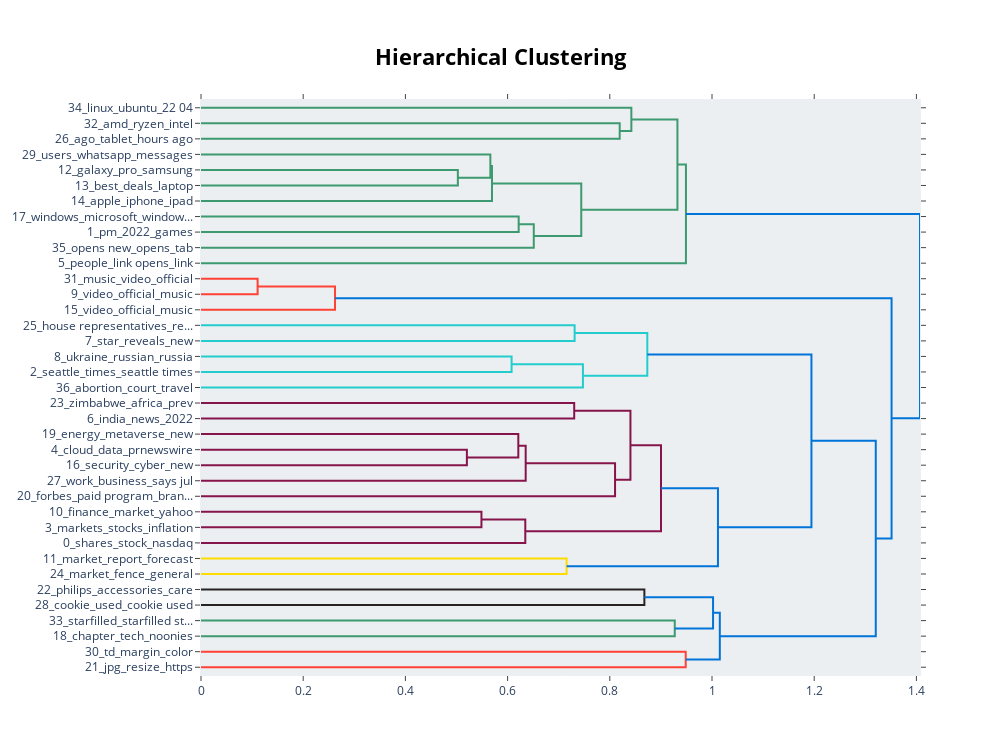

The cell this chart's notebook holds for it:
### Code cell
topic_model.visualize_hierarchy()

### Figure 1 — Plotly figure (JSON) as saved in the notebook; plotly's stock layout.template omitted (floating-point values rounded to 4 significant figures)
{"data": [{"hoverinfo": "text", "marker": {"color": "rgb(61,153,112)"}, "mode": "lines", "type": "scatter", "x": [0.0, 0.8194, 0.8194, 0.0], "xaxis": "x", "y": [-15.0, -15.0, -25.0, -25.0], "yaxis": "y"}, {"hoverinfo": "text", "marker": {"color": "rgb(61,153,112)"}, "mode": "lines", "type": "scatter", "x": [0.0, 0.8422, 0.8422, 0.8194], "xaxis": "x", "y": [-5.0, -5.0, -20.0, -20.0], "yaxis": "y"}, {"hoverinfo": "text", "marker": {"color": "rgb(61,153,112)"}, "mode": "lines", "type": "scatter", "x": [0.0, 0.5026, 0.5026, 0.0], "xaxis": "x", "y": [-45.0, -45.0, -55.0, -55.0], "yaxis": "y"}, {"hoverinfo": "text", "marker": {"color": "rgb(61,153,112)"}, "mode": "lines", "type": "scatter", "x": [0.0, 0.5663, 0.5663, 0.5026], "xaxis": "x", "y": [-35.0, -35.0, -50.0, -50.0], "yaxis": "y"}, {"hoverinfo": "text", "marker": {"color": "rgb(61,153,112)"}, "mode": "lines", "type": "scatter", "x": [0.5663, 0.5694, 0.5694, 0.0], "xaxis": "x", "y": [-42.5, -42.5, -65.0, -65.0], "yaxis": "y"}, {"hoverinfo": "text", "marker": {"color": "rgb(61,153,112)"}, "mode": "lines", "type": "scatter", "x": [0.0, 0.6217, 0.6217, 0.0], "xaxis": "x", "y": [-75.0, -75.0, -85.0, -85.0], "yaxis": "y"}, {"hoverinfo": "text", "marker": {"color": "rgb(61,153,112)"}, "mode": "lines", "type": "scatter", "x": [0.6217, 0.6512, 0.6512, 0.0], "xaxis": "x", "y": [-80.0, -80.0, -95.0, -95.0], "yaxis": "y"}, {"hoverinfo": "text", "marker": {"color": "rgb(61,153,112)"}, "mode": "lines", "type": "scatter", "x": [0.5694, 0.7441, 0.7441, 0.6512], "xaxis": "x", "y": [-53.75, -53.75, -87.5, -87.5], "yaxis": "y"}, {"hoverinfo": "text", "marker": {"color": "rgb(61,153,112)"}, "mode": "lines", "type": "scatter", "x": [0.8422, 0.9323, 0.9323, 0.7441], "xaxis": "x", "y": [-12.5, -12.5, -70.62, -70.62], "yaxis": "y"}, {"hoverinfo": "text", "marker": {"color": "rgb(61,153,112)"}, "mode": "lines", "type": "scatter", "x": [0.9323, 0.949, 0.949, 0.0], "xaxis": "x", "y": [-41.56, -41.56, -105.0, -105.0], "yaxis": "y"}, {"hoverinfo": "text", "marker": {"color": "rgb(255,65,54)"}, "mode": "lines", "type": "scatter", "x": [0.0, 0.1108, 0.1108, 0.0], "xaxis": "x", "y": [-115.0, -115.0, -125.0, -125.0], "yaxis": "y"}, {"hoverinfo": "text", "marker": {"color": "rgb(255,65,54)"}, "mode": "lines", "type": "scatter", "x": [0.1108, 0.2622, 0.2622, 0.0], "xaxis": "x", "y": [-120.0, -120.0, -135.0, -135.0], "yaxis": "y"}, {"hoverinfo": "text", "marker": {"color": "rgb(35,205,205)"}, "mode": "lines", "type": "scatter", "x": [0.0, 0.7311, 0.7311, 0.0], "xaxis": "x", "y": [-145.0, -145.0, -155.0, -155.0], "yaxis": "y"}, {"hoverinfo": "text", "marker": {"color": "rgb(35,205,205)"}, "mode": "lines", "type": "scatter", "x": [0.0, 0.6078, 0.6078, 0.0], "xaxis": "x", "y": [-165.0, -165.0, -175.0, -175.0], "yaxis": "y"}, {"hoverinfo": "text", "marker": {"color": "rgb(35,205,205)"}, "mode": "lines", "type": "scatter", "x": [0.6078, 0.7474, 0.7474, 0.0], "xaxis": "x", "y": [-170.0, -170.0, -185.0, -185.0], "yaxis": "y"}, {"hoverinfo": "text", "marker": {"color": "rgb(35,205,205)"}, "mode": "lines", "type": "scatter", "x": [0.7311, 0.8734, 0.8734, 0.7474], "xaxis": "x", "y": [-150.0, -150.0, -177.5, -177.5], "yaxis": "y"}, {"hoverinfo": "text", "marker": {"color": "rgb(133,20,75)"}, "mode": "lines", "type": "scatter", "x": [0.0, 0.7303, 0.7303, 0.0], "xaxis": "x", "y": [-195.0, -195.0, -205.0, -205.0], "yaxis": "y"}, {"hoverinfo": "text", "marker": {"color": "rgb(133,20,75)"}, "mode": "lines", "type": "scatter", "x": [0.0, 0.5203, 0.5203, 0.0], "xaxis": "x", "y": [-225.0, -225.0, -235.0, -235.0], "yaxis": "y"}, {"hoverinfo": "text", "marker": {"color": "rgb(133,20,75)"}, "mode": "lines", "type": "scatter", "x": [0.0, 0.621, 0.621, 0.5203], "xaxis": "x", "y": [-215.0, -215.0, -230.0, -230.0], "yaxis": "y"}, {"hoverinfo": "text", "marker": {"color": "rgb(133,20,75)"}, "mode": "lines", "type": "scatter", "x": [0.621, 0.6354, 0.6354, 0.0], "xaxis": "x", "y": [-222.5, -222.5, -245.0, -245.0], "yaxis": "y"}, {"hoverinfo": "text", "marker": {"color": "rgb(133,20,75)"}, "mode": "lines", "type": "scatter", "x": [0.6354, 0.8103, 0.8103, 0.0], "xaxis": "x", "y": [-233.8, -233.8, -255.0, -255.0], "yaxis": "y"}, {"hoverinfo": "text", "marker": {"color": "rgb(133,20,75)"}, "mode": "lines", "type": "scatter", "x": [0.7303, 0.8404, 0.8404, 0.8103], "xaxis": "x", "y": [-200.0, -200.0, -244.4, -244.4], "yaxis": "y"}, {"hoverinfo": "text", "marker": {"color": "rgb(133,20,75)"}, "mode": "lines", "type": "scatter", "x": [0.0, 0.5488, 0.5488, 0.0], "xaxis": "x", "y": [-265.0, -265.0, -275.0, -275.0], "yaxis": "y"}, {"hoverinfo": "text", "marker": {"color": "rgb(133,20,75)"}, "mode": "lines", "type": "scatter", "x": [0.5488, 0.6346, 0.6346, 0.0], "xaxis": "x", "y": [-270.0, -270.0, -285.0, -285.0], "yaxis": "y"}, {"hoverinfo": "text", "marker": {"color": "rgb(133,20,75)"}, "mode": "lines", "type": "scatter", "x": [0.8404, 0.9002, 0.9002, 0.6346], "xaxis": "x", "y": [-222.2, -222.2, -277.5, -277.5], "yaxis": "y"}, {"hoverinfo": "text", "marker": {"color": "rgb(255,220,0)"}, "mode": "lines", "type": "scatter", "x": [0.0, 0.7155, 0.7155, 0.0], "xaxis": "x", "y": [-295.0, -295.0, -305.0, -305.0], "yaxis": "y"}, {"hoverinfo": "text", "marker": {"color": "rgb(0,116,217)"}, "mode": "lines", "type": "scatter", "x": [0.9002, 1.012, 1.012, 0.7155], "xaxis": "x", "y": [-249.8, -249.8, -300.0, -300.0], "yaxis": "y"}, {"hoverinfo": "text", "marker": {"color": "rgb(0,116,217)"}, "mode": "lines", "type": "scatter", "x": [0.8734, 1.195, 1.195, 1.012], "xaxis": "x", "y": [-163.8, -163.8, -274.9, -274.9], "yaxis": "y"}, {"hoverinfo": "text", "marker": {"color": "rgb(40,35,35)"}, "mode": "lines", "type": "scatter", "x": [0.0, 0.8677, 0.8677, 0.0], "xaxis": "x", "y": [-315.0, -315.0, -325.0, -325.0], "yaxis": "y"}, {"hoverinfo": "text", "marker": {"color": "rgb(61,153,112)"}, "mode": "lines", "type": "scatter", "x": [0.0, 0.9271, 0.9271, 0.0], "xaxis": "x", "y": [-335.0, -335.0, -345.0, -345.0], "yaxis": "y"}, {"hoverinfo": "text", "marker": {"color": "rgb(0,116,217)"}, "mode": "lines", "type": "scatter", "x": [0.8677, 1.002, 1.002, 0.9271], "xaxis": "x", "y": [-320.0, -320.0, -340.0, -340.0], "yaxis": "y"}, {"hoverinfo": "text", "marker": {"color": "rgb(255,65,54)"}, "mode": "lines", "type": "scatter", "x": [0.0, 0.9485, 0.9485, 0.0], "xaxis": "x", "y": [-355.0, -355.0, -365.0, -365.0], "yaxis": "y"}, {"hoverinfo": "text", "marker": {"color": "rgb(0,116,217)"}, "mode": "lines", "type": "scatter", "x": [1.002, 1.015, 1.015, 0.9485], "xaxis": "x", "y": [-330.0, -330.0, -360.0, -360.0], "yaxis": "y"}, {"hoverinfo": "text", "marker": {"color": "rgb(0,116,217)"}, "mode": "lines", "type": "scatter", "x": [1.195, 1.32, 1.32, 1.015], "xaxis": "x", "y": [-219.3, -219.3, -345.0, -345.0], "yaxis": "y"}, {"hoverinfo": "text", "marker": {"color": "rgb(0,116,217)"}, "mode": "lines", "type": "scatter", "x": [0.2622, 1.351, 1.351, 1.32], "xaxis": "x", "y": [-127.5, -127.5, -282.2, -282.2], "yaxis": "y"}, {"hoverinfo": "text", "marker": {"color": "rgb(0,116,217)"}, "mode": "lines", "type": "scatter", "x": [0.949, 1.407, 1.407, 1.351], "xaxis": "x", "y": [-73.28, -73.28, -204.8, -204.8], "yaxis": "y"}], "layout": {"autosize": false, "height": 755, "hoverlabel": {"bgcolor": "white", "font": {"family": "Rockwell", "size": 16}}, "hovermode": "closest", "plot_bgcolor": "#ECEFF1", "showlegend": false, "title": {"font": {"color": "Black", "size": 22}, "text": "<b>Hierarchical Clustering</b>", "x": 0.5, "xanchor": "center", "yanchor": "top"}, "width": 1000, "xaxis": {"mirror": "allticks", "rangemode": "tozero", "showgrid": false, "showline": true, "showticklabels": true, "ticks": "outside", "type": "linear", "zeroline": false}, "yaxis": {"mirror": "allticks", "range": [-370, 0], "rangemode": "tozero", "showgrid": false, "showline": true, "showticklabels": true, "tickmode": "array", "ticks": "outside", "ticktext": ["34_linux_ubuntu_22 04", "32_amd_ryzen_intel", "26_ago_tablet_hours ago", "29_users_whatsapp_messages", "12_galaxy_pro_samsung", "13_best_deals_laptop", "14_apple_iphone_ipad", "17_windows_microsoft_window...", "1_pm_2022_games", "35_opens new_opens_tab", "5_people_link opens_link", "31_music_video_official", "9_video_official_music", "15_video_official_music", "25_house representatives_re...", "7_star_reveals_new", "8_ukraine_russian_russia", "2_seattle_times_seattle times", "36_abortion_court_travel", "23_zimbabwe_africa_prev", "6_india_news_2022", "19_energy_metaverse_new", "4_cloud_data_prnewswire", "16_security_cyber_new", "27_work_business_says jul", "20_forbes_paid program_bran...", "10_finance_market_yahoo", "3_markets_stocks_inflation", "0_shares_stock_nasdaq", "11_market_report_forecast", "24_market_fence_general", "22_philips_accessories_care", "28_cookie_used_cookie used", "33_starfilled_starfilled st...", "18_chapter_tech_noonies", "30_td_margin_color", "21_jpg_resize_https"], "tickvals": [-5, -15, -25, -35, -45, -55, -65, -75, -85, -95, -105, -115, -125, -135, -145, -155, -165, -175, -185, -195, -205, -215, -225, -235, -245, -255, -265, -275, -285, -295, -305, -315, -325, -335, -345, -355, -365], "type": "linear", "zeroline": false}}}
